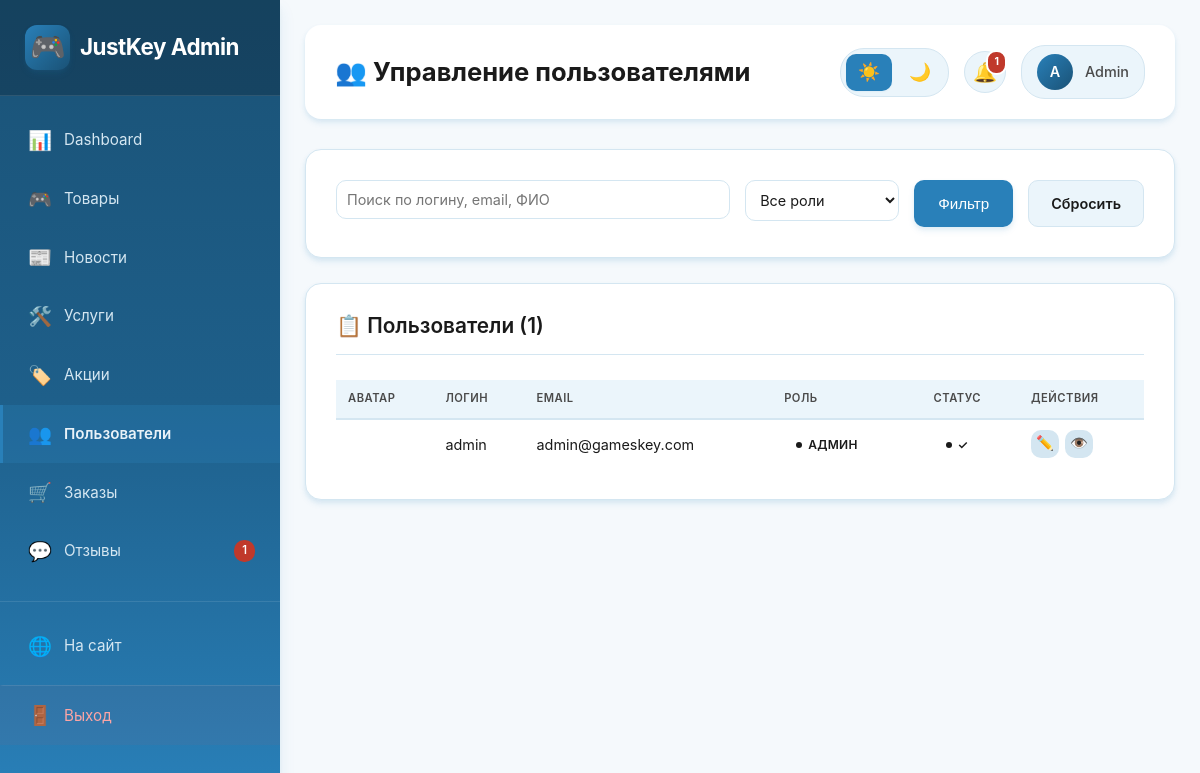
The page /admin/users.php (signed in) on the database its author committed.
### tables this page shows
CREATE TABLE users (
    id INT AUTO_INCREMENT PRIMARY KEY,
    email VARCHAR(255) UNIQUE NOT NULL,
    login VARCHAR(100) UNIQUE NOT NULL,
    password VARCHAR(255) NOT NULL,
    full_name VARCHAR(255) NOT NULL,
    nickname VARCHAR(100) UNIQUE NOT NULL,
    birth_date DATE NOT NULL,
    gender ENUM('male', 'female', 'other') NOT NULL,
    avatar VARCHAR(255) DEFAULT 'default-avatar.png',
    role ENUM('user', 'admin') DEFAULT 'user',
    created_at TIMESTAMP DEFAULT CURRENT_TIMESTAMP,
    last_login TIMESTAMP NULL,
    is_active BOOLEAN DEFAULT TRUE
);

### admin/users.php (the view, shortened to what this page needs)
<?php
require_once '../config.php';
$search = $_GET['search'] ?? '';
$sql = "SELECT * FROM users WHERE 1";
$params = [];
$sql .= " ORDER BY created_at DESC";
$stmt = $pdo->prepare($sql);
$stmt->execute($params);
$users = $stmt->fetchAll();
?>
<!DOCTYPE html>
<html lang="ru">
<head>
    <link rel="stylesheet" href="../style.css">
    <link rel="stylesheet" href="admin-style.css">
</head>
<body class="admin-body">
    <div class="admin-container">
        <?php include 'includes/sidebar.php'; ?>
        <main class="admin-main">
            <header class="admin-header">
                <h1>👥 Управление пользователями</h1>
                <?php include 'includes/theme-toggle.php'; ?>
            </header>
            <div class="admin-form">
                <form method="GET" style="display: flex; gap: 15px; flex-wrap: wrap;">
                    <div class="form-group" style="margin-bottom: 0; flex: 1; min-width: 200px;">
                        <input type="text" name="search" placeholder="Поиск по логину, email, ФИО" value="<?= htmlspecialchars($search) ?>">
                    </div>
                    <div class="form-group" style="margin-bottom: 0;">
                        <select name="role">
                            <option value="">Все роли</option>
                        </select>
                    </div>
                    <button type="submit" class="btn btn-primary">Фильтр</button>
                    <a href="users.php" class="btn btn-secondary">Сбросить</a>
                </form>
            </div>
            <div class="admin-form">
                <h2>📋 Пользователи (<?= count($users) ?>)</h2>
                <table class="admin-table admin-table-compact">
                    <thead>
                        <tr>
                            <th>Аватар</th>
                            <th>Логин</th>
                            <th>Email</th>
                            <th>Роль</th>
                            <th>Статус</th>
                            <th>Действия</th>
                        </tr>
                    </thead>
                    <tbody>
                        <?php foreach ($users as $user): ?>
                        <tr>
                            <td>
                            </td>
                            <td><?= htmlspecialchars($user['login'] ?? $user['nickname'] ?? $user['email'] ?? 'Без имени') ?></td>
                            <td><?= htmlspecialchars($user['email'] ?? '-') ?></td>
                            <td>
                                <span class="status-badge status-badge-<?= $user['role'] == 'admin' ? 'active' : 'inactive' ?>">
                                    <?= $user['role'] == 'admin' ? 'Админ' : 'Польз.' ?>
                                </span>
                            </td>
                            <td>
                                <span class="status-badge status-badge-<?= $user['is_active'] ? 'active' : 'inactive' ?>">
                                    <?= $user['is_active'] ? '✓' : '✗' ?>
                                </span>
                            </td>
                            <td class="actions actions-compact">
                                <button class="btn-icon btn-edit" onclick="editUser(<?= htmlspecialchars(json_encode($user)) ?>)">✏️</button>
                                <button class="btn-icon btn-info" style="color:var(--info);background:var(--info-bg);" onclick="viewUser(<?= $user['id'] ?>)">👁️</button>
                            </td>
                        </tr>
                        <?php endforeach; ?>
                    </tbody>
                </table>
            </div>
        </main>
    </div>
</body>
</html>

### style.css (style rules this page uses)
:root { --primary-color: #2980b9; --primary-dark: #1f6391; --primary-light: #3498db; --secondary-color: #1a5276; --accent-color: #f39c12; --bg-primary: #ffffff; --bg-secondary: #f5f9fc; --bg-tertiary: #ebf5fb; --bg-card: #ffffff; --text-primary: #1a1a1a; --text-secondary: #4a4a4a; --text-muted: #8a8a8a; --border-color: #d6eaf8; --shadow-sm: 0 1px 2px 0 rgba(41, 128, 185, 0.06); --shadow-md: 0 4px 6px -1px rgba(41, 128, 185, 0.1); --shadow-lg: 0 10px 15px -3px rgba(41, 128, 185, 0.1); --shadow-xl: 0 20px 25px -5px rgba(41, 128, 185, 0.12); --success-color: #27ae60; --warning-color: #f39c12; --error-color: #e74c3c; --info-color: #2980b9; --gradient-primary: linear-gradient(135deg, #2980b9 0%, #1a5276 100%); --gradient-secondary: linear-gradient(135deg, #3498db 0%, #2980b9 100%); --gradient-gaming: linear-gradient(135deg, #2980b9 0%, #0e3a52 100%); }
* { margin: 0; padding: 0; box-sizing: border-box; }
html { scroll-behavior: smooth; font-size: 16px; }
body { font-family: 'Inter', -apple-system, BlinkMacSystemFont, 'Segoe UI', Roboto, sans-serif; background-color: var(--bg-primary); color: var(--text-primary); line-height: 1.6; transition: background-color 0.3s ease, color 0.3s ease; overflow-x: hidden; }
h1, h2, h3, h4, h5, h6 { font-weight: 700; line-height: 1.2; margin-bottom: 1rem; }
h1 { font-size: 3rem; }
h2 { font-size: 2.5rem; }
a { color: var(--primary-color); text-decoration: none; transition: color 0.3s ease; }
.btn-icon { width: 42px; height: 42px; border-radius: 10px; background: var(--bg-secondary); border: none; color: var(--text-primary); cursor: pointer; display: flex; align-items: center; justify-content: center; transition: all 0.3s ease; position: relative; font-size: 1.2rem; }
.btn { padding: 0.75rem 1.5rem; border-radius: 10px; border: none; font-weight: 600; cursor: pointer; transition: all 0.3s ease; display: inline-flex; align-items: center; justify-content: center; gap: 0.5rem; font-size: 1rem; text-align: center; }
.btn-primary { background: var(--gradient-primary); color: white; box-shadow: var(--shadow-md); }
.btn-secondary { background: var(--bg-secondary); color: var(--text-primary); }
.form-group { margin-bottom: 1.5rem; }
.form-group input, .form-group select, .form-group textarea { width: 100%; padding: 0.875rem 1rem; border: 2px solid var(--border-color); border-radius: 10px; background: var(--bg-primary); color: var(--text-primary); font-size: 1rem; transition: all 0.3s ease; }

### rows shown on the page
users: login "admin", email "admin@gameskey.com", role "АДМИН"

### other values the page prints
$pending_count "1"
min($total_notifications, 99) "1"
substr($_SESSION['login'] ?? 'A', 0, 1) "A"
$_SESSION['login'] "Admin"
count($users) "1"
